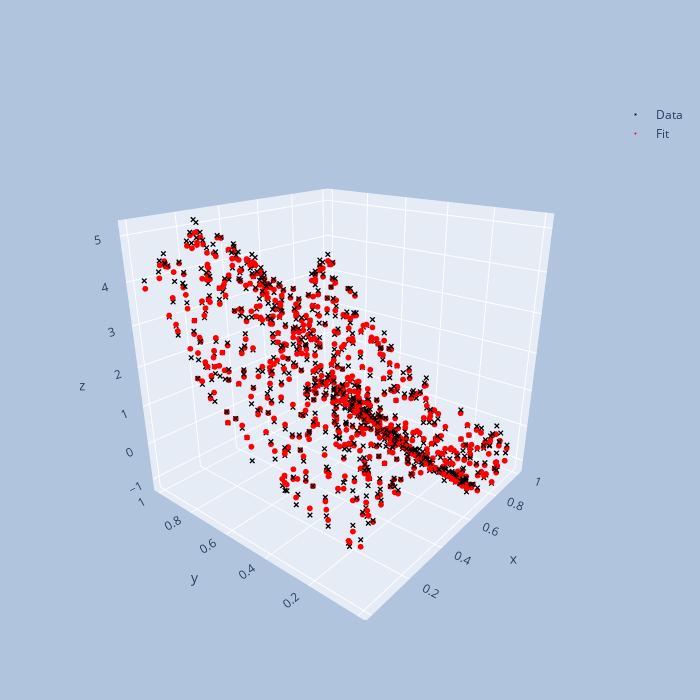

The cell this chart's notebook holds for it:
### Code cell
fig = go.Figure()
fig.add_trace(go.Scatter3d(x=df_train["x1"], y=df_train["x2"], z=df_train["y"], name="Data", mode="markers", marker=dict(size=2, color="black", symbol="x")))
fig.add_trace(go.Scatter3d(x=df_train["x1"], y=df_train["x2"], z=res2d["B"]@res2d["coef"], name="Fit", mode="markers", marker=dict(size=2, color="red", symbol="circle")))

fig.update_layout(
    autosize=False,
    width=700,
    height=700,
    paper_bgcolor="LightSteelBlue",
)

### Figure 1 — Plotly figure (JSON) as saved in the notebook; plotly's stock layout.template omitted (floating-point values rounded to 4 significant figures; data arrays with more than 128 entries replaced by an {"elided": "..."} marker saying what was removed)
{"data": [{"marker": {"color": "black", "size": 2, "symbol": "x"}, "mode": "markers", "name": "Data", "type": "scatter3d", "x": {"elided": "750 float values"}, "y": {"elided": "750 float values"}, "z": {"elided": "750 float values"}}, {"marker": {"color": "red", "size": 2, "symbol": "circle"}, "mode": "markers", "name": "Fit", "type": "scatter3d", "x": {"elided": "750 float values"}, "y": {"elided": "750 float values"}, "z": {"elided": "750 float values"}}], "layout": {"autosize": false, "height": 700, "paper_bgcolor": "LightSteelBlue", "scene": {"aspectmode": "auto", "aspectratio": {"x": 1, "y": 1, "z": 1}, "camera": {"center": {"x": 0, "y": 0, "z": 0}, "eye": {"x": -1.576, "y": -1.309, "z": 0.8475}, "projection": {"type": "perspective"}, "up": {"x": 0, "y": 0, "z": 1}}}, "width": 700}}
